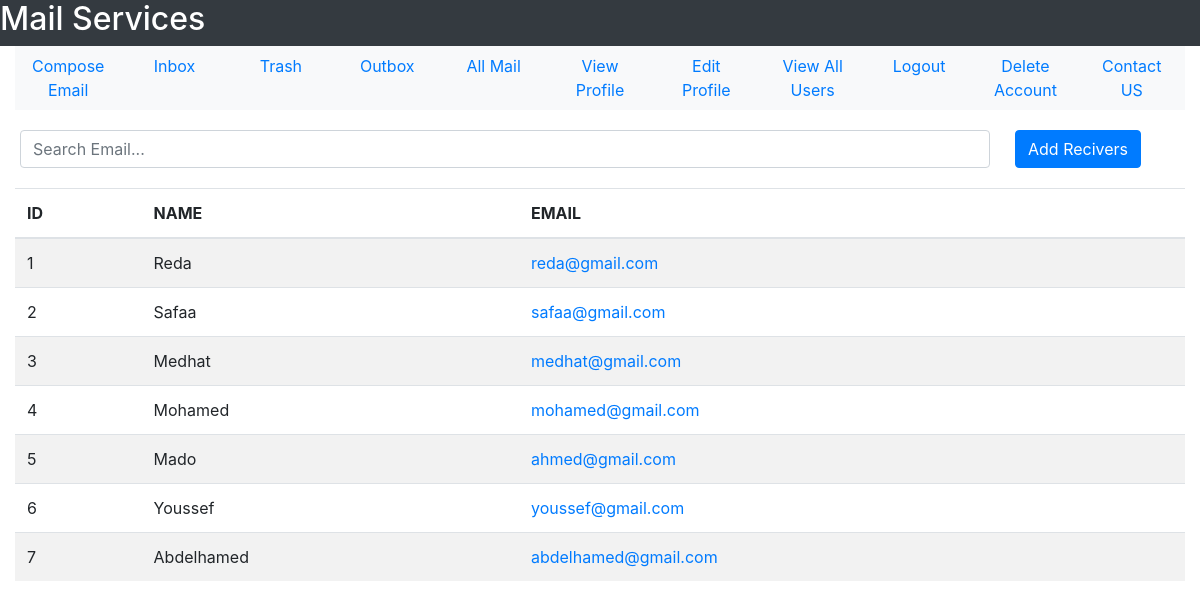
Page /All-Users on the committed database.
### tables this page shows
CREATE TABLE user(user_id INTEGER PRIMARY KEY, user_name TEXT NOT NULL, user_email TEXT NOT NULL, user_password TEXT  NOT NULL, user_gender TEXT NOT NULL, user_date_of_birth TEXT NOT NULL, user_city TEXT NOT NULL, user_country TEXT NOT NULL, user_contact INTEGER, user_account_creation_date TEXT NOT NULL, user_active INTEGER DEFAULT 0 CHECK(user_active == 1 OR user_active == 0), UNIQUE(user_email));

### User/User_Profile/user.py (the view)
@user_profile_bp.route('/All-Users')
def view_all_users():
    sqlite_connection = sqlite3.connect('Mail_DB.db')
    select_allusers_query = """SELECT user_id , user_name, user_email FROM user;"""
    allUsers = sqlite_connection.execute(select_allusers_query).fetchall()
    sqlite_connection.close()
    return render_template("User_Profile/allUsers.html", allUsers = allUsers)

### User/User_Profile/templates/User_Profile/allUsers.html (shortened to what this page needs)
<!DOCTYPE html>
<html lang = "en">
    <head>
        <link rel="stylesheet" href="https://maxcdn.bootstrapcdn.com/bootstrap/4.5.2/css/bootstrap.min.css">
    </head>
    <body>
        <div class = "container-fluid">
        <div class = "row bg-dark text-white">
            <h2>Mail Services</h2>
        </div>
        <div>
            <ul class = "nav nav-justified bg-light">
                <li class = 'nav-item'>
                    <a href = "{{url_for('user_mail_bp.compose_email')}}" class = 'nav-link'>Compose Email</a>
                </li>
                <li class = 'nav-item'>
                    <a href = "{{url_for('user_mail_bp.see_inbox')}}" class = 'nav-link'>Inbox</a>
                </li>
                <li class = 'nav-item'>
                    <a href = "{{url_for('user_mail_bp.trash')}}" class = 'nav-link'>Trash</a>
                </li>
                <li class = 'nav-item'>
                    <a href = "{{url_for('user_mail_bp.see_outbox')}}" class = 'nav-link'>Outbox</a>
                </li>
                <li class = 'nav-item'>
                    <a href = "{{url_for('user_mail_bp.see_all_mail')}}" class = 'nav-link'>All Mail</a>
                </li>
                <li class = 'nav-item'>
                    <a href = "{{url_for('user_profile_bp.view_profile')}}" class = 'nav-link'>View Profile</a>
                </li>
                <li class = 'nav-item'>
                    <a href = "{{url_for('user_profile_bp.edit_profile_form')}}" class = 'nav-link'>Edit Profile</a>
                </li>
                <li class = 'nav-item'>
                    <a href = "{{url_for('user_profile_bp.view_all_users')}}" class = 'nav-link'>View All Users</a>
                </li>
                <li class = 'nav-item'>
                    <a href = "{{url_for('user_profile_bp.logout')}}" class = 'nav-link'>Logout</a>
                </li>
                <li class = 'nav-item'>
                    <a href = "{{url_for('user_profile_bp.delete_account')}}" class = 'nav-link'>Delete Account</a>
                </li>
                <li class = 'nav-item'>
                    <a href = '#' class = 'nav-link'>Contact US</a>
                </li>
            </ul>
        </div>
        <div class = "row">
            <div class = "col-10">
                <input type = "text" class = "form-control" id = "user_input" placeholder = "Search Email..." style = "margin-top: 20px;margin-bottom: 20px;">
            </div>
            <div class = "col-2">
                <button class = "btn btn-primary" id = "addReceiversButton" style = "margin-top: 20px;">Add Recivers</button>
            </div>
        </div>
        <table class = "table table-striped">
            <thead>
            <tr>
                <th>ID</th>
                <th>NAME</th>
                <th>EMAIL</th>
            </tr>
            </thead>
            <tbody>
            {%for user in allUsers:%}
                <tr id = "notChose">
                    <td id = "userID">{{user[0]}}</td>
                    <td id = "userName">{{user[1]}}</td>
                    <td id = "userMail"><a href = "{{url_for('user_mail_bp.compose_to_email', user_mail = user[2])}}">{{user[2]}}</a></td>
                </tr>
            {%endfor%}
            </tbody>
        </table>
        <div class = "row" style = "height: 300px;">
            <div class = "col">
            </div>
            <div class = "col">
            </div>
        </div>
        </div>
    </body>
    </html>

### User/User_Profile/templates/User_Profile/allUsers.html (style rules this page uses)
.form-control { margin: 5px; }

### rows in the picture
user: user_id "1", user_name "Reda", user_email "reda@gmail.com"
user: user_id "2", user_name "Safaa", user_email "safaa@gmail.com"
user: user_id "3", user_name "Medhat", user_email "medhat@gmail.com"
user: user_id "4", user_name "Mohamed", user_email "mohamed@gmail.com"
user: user_id "5", user_name "Mado", user_email "ahmed@gmail.com"
user: user_id "6", user_name "Youssef", user_email "youssef@gmail.com"
user: user_id "7", user_name "Abdelhamed", user_email "abdelhamed@gmail.com"
